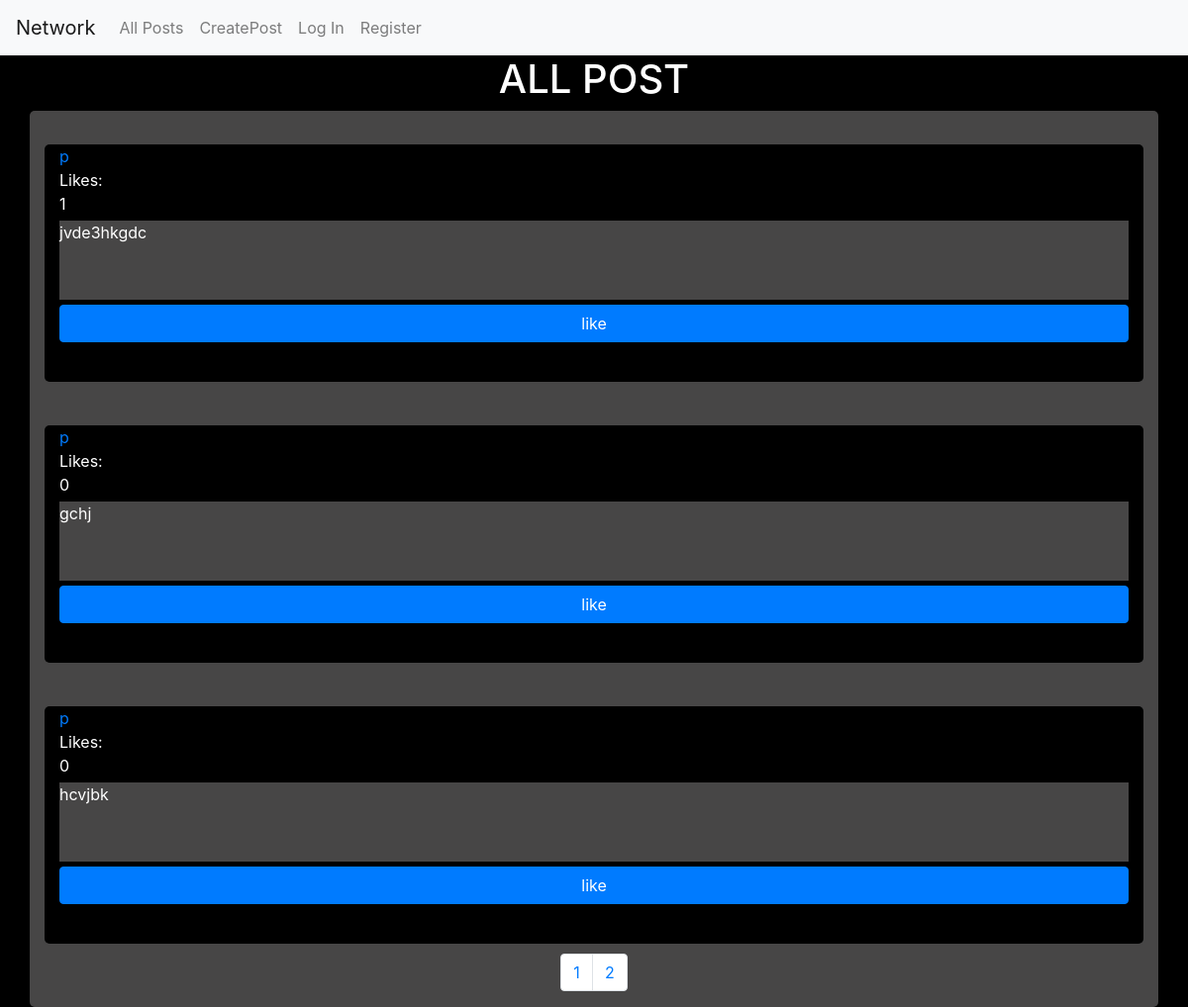
Page /allposts/2 on the earlier database version.
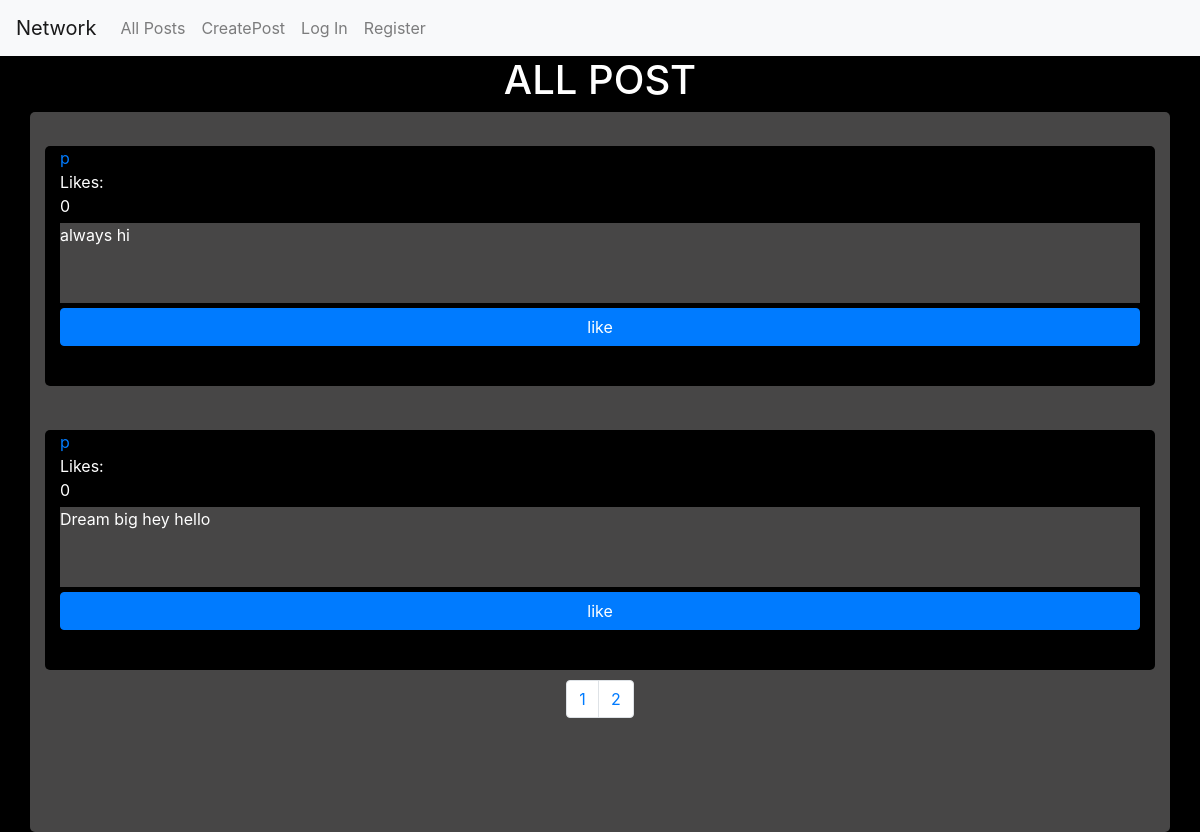
Same page on the later database version.
### network/models.py (models this page shows)
class Post(models.Model):
    content=models.CharField(max_length=1000)
    owner=models.ForeignKey(User,on_delete=models.CASCADE)
    liked_by=models.ManyToManyField(User,symmetrical=False,related_name="liked_by",blank=True)
    Date=models.DateTimeField(auto_now_add=True)

class User(AbstractUser):
    followers=models.ManyToManyField('self',symmetrical=False,blank=True,related_name='flr')
    following=models.ManyToManyField('self',symmetrical=False,blank=True,related_name='fly')

### network/views.py (the view)
# urls.py: path("allposts/<int:pg>",views.allpost,name='allposts'),
def allpost(request,pg):
    objects=Post.objects.all().order_by('-Date')
    p=Paginator(objects,10)
    page=p.page(pg)
    return render(request,'network/allposts.html',{
        'posts':page.object_list,'p':p
    })

### network/templates/network/allposts.html (shortened to what this page needs)
{% extends "network/layout.html" %}
{% block body %}
<div style="display: flex;justify-content: center;align-items: center; color: white;"><h1>ALL POST</h1></div>
<div class="container text-start" style="display: flex; flex-direction: column;gap: 10px;background-color: rgb(71, 70, 70);border-radius: 5px;color: white;min-height: 90vh;">
    {%for post in posts%}
    <br>
    <div style="background-color: black; display: flex;flex-direction: column;border-radius: 5px;height: 30vh;" class="container text-start">
        <a href="{%url 'profile' id=post.owner.id pg=1%}" style="text-decoration: none;"> {{post.owner}} </a>
        <span>Likes:</span>
        <div style="background-color: black;height: 25vh; display: flex;flex-direction: column; gap: 5px;">
            <div data-likes={{post.liked_by.all|length}}>{{post.liked_by.all|length}}</div>
            <div class="content-div" style="height: 10vh; width: 100%;background-color: rgb(71, 70, 70);">{{post.content}}</div>
            {%if request.user != post.owner %}
            <button class="like btn-primary btn" data-id="{{post.id}}">{%if request.user in post.liked_by.all%}unlike{%else%}like{%endif%}</button>
            {%endif%}
        </div>
    </div>
{%endfor%}
<div style="display: flex;align-items: center;justify-content: center;">
    <nav aria-label="Page navigation example">
        <ul class="pagination">
          {%for i in p.page_range %}
          <li class="page-item"><a class="page-link" href="{%url 'allposts' pg=i%}">{{i}}</a></li>
          {%endfor%}
        </ul>
      </nav>
</div>
</div>
{% endblock %}

Differences in the rows shown:
removed Post: owner "p", liked_by.all|length "1", content "jvde3hkgdc"
removed Post: owner "p", liked_by.all|length "0", content "gchj"
removed Post: owner "p", liked_by.all|length "0", content "hcvjbk"
added Post: owner "p", liked_by.all|length "0", content "always hi"
added Post: owner "p", liked_by.all|length "0", content "Dream big hey hello"
